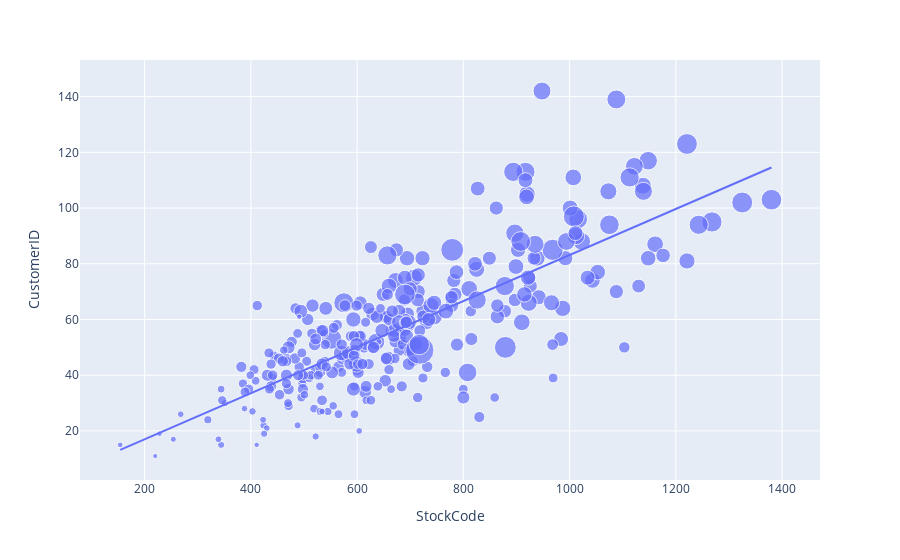

The cell this chart's notebook holds for it:
### Code cell
# This shows that the correlations between the number of kinds of products and the number of customers.
# It is sure thing to show the upward trendline because the more customers buy, the more products are sold.
fig = px.scatter(merged_daily[merged_daily["TotalSale"]>0],
                 x="StockCode",y="CustomerID",size="TotalSale",
                 trendline="ols")
fig.show()

### Figure 1 — Plotly figure (JSON) as saved in the notebook; plotly's stock layout.template omitted (floating-point values rounded to 4 significant figures; data arrays with more than 128 entries replaced by an {"elided": "..."} marker saying what was removed)
{"data": [{"hovertemplate": "StockCode=%{x}<br>CustomerID=%{y}<br>TotalSale=%{marker.size}<extra></extra>", "legendgroup": "", "marker": {"color": "#636efa", "size": {"elided": "305 float values"}, "sizemode": "area", "sizeref": 251.2, "symbol": "circle"}, "mode": "markers", "name": "", "orientation": "v", "showlegend": false, "type": "scatter", "x": {"elided": "305 int values"}, "xaxis": "x", "y": {"elided": "305 int values"}, "yaxis": "y"}, {"hovertemplate": "<b>OLS trendline</b><br>CustomerID = 0.0826458 * StockCode + 0.492139<br>R<sup>2</sup>=0.598641<br><br>StockCode=%{x}<br>CustomerID=%{y} <b>(trend)</b><extra></extra>", "legendgroup": "", "marker": {"color": "#636efa", "symbol": "circle"}, "mode": "lines", "name": "", "showlegend": false, "type": "scatter", "x": {"elided": "305 int values"}, "xaxis": "x", "y": {"elided": "305 float values"}, "yaxis": "y"}], "layout": {"legend": {"itemsizing": "constant", "tracegroupgap": 0}, "margin": {"t": 60}, "xaxis": {"anchor": "y", "domain": [0, 1], "title": {"text": "StockCode"}}, "yaxis": {"anchor": "x", "domain": [0, 1], "title": {"text": "CustomerID"}}}}
